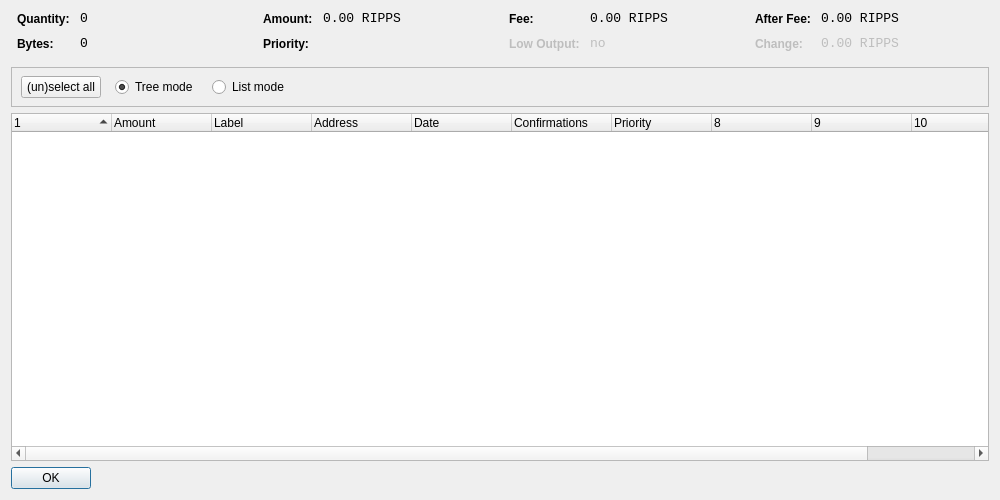
<?xml version="1.0" encoding="UTF-8"?>
<ui version="4.0">
 <class>CoinControlDialog</class>
 <widget class="QDialog" name="CoinControlDialog">
  <property name="geometry">
   <rect>
    <x>0</x>
    <y>0</y>
    <width>1000</width>
    <height>500</height>
   </rect>
  </property>
  <property name="windowTitle">
   <string>Coin Control</string>
  </property>
  <layout class="QVBoxLayout" name="verticalLayout">
   <item>
    <layout class="QHBoxLayout" name="horizontalLayoutTop" stretch="0,0,0,0">
     <property name="topMargin">
      <number>0</number>
     </property>
     <property name="bottomMargin">
      <number>10</number>
     </property>
     <item>
      <layout class="QFormLayout" name="formLayoutCoinControl1">
       <property name="horizontalSpacing">
        <number>10</number>
       </property>
       <property name="verticalSpacing">
        <number>10</number>
       </property>
       <property name="leftMargin">
        <number>6</number>
       </property>
       <property name="rightMargin">
        <number>6</number>
       </property>
       <item row="0" column="0">
        <widget class="QLabel" name="labelCoinControlQuantityText">
         <property name="styleSheet">
          <string notr="true">font-weight:bold;</string>
         </property>
         <property name="text">
          <string>Quantity:</string>
         </property>
        </widget>
       </item>
       <item row="0" column="1">
        <widget class="QLabel" name="labelCoinControlQuantity">
         <property name="font">
          <font>
           <family>Monospace</family>
           <pointsize>10</pointsize>
          </font>
         </property>
         <property name="cursor">
          <cursorShape>IBeamCursor</cursorShape>
         </property>
         <property name="contextMenuPolicy">
          <enum>Qt::ActionsContextMenu</enum>
         </property>
         <property name="text">
          <string notr="true">0</string>
         </property>
         <property name="textInteractionFlags">
          <set>Qt::LinksAccessibleByMouse|Qt::TextSelectableByKeyboard|Qt::TextSelectableByMouse</set>
         </property>
        </widget>
       </item>
       <item row="1" column="0">
        <widget class="QLabel" name="labelCoinControlBytesText">
         <property name="styleSheet">
          <string notr="true">font-weight:bold;</string>
         </property>
         <property name="text">
          <string>Bytes:</string>
         </property>
        </widget>
       </item>
       <item row="1" column="1">
        <widget class="QLabel" name="labelCoinControlBytes">
         <property name="font">
          <font>
           <family>Monospace</family>
           <pointsize>10</pointsize>
          </font>
         </property>
         <property name="cursor">
          <cursorShape>IBeamCursor</cursorShape>
         </property>
         <property name="contextMenuPolicy">
          <enum>Qt::ActionsContextMenu</enum>
         </property>
         <property name="text">
          <string notr="true">0</string>
         </property>
         <property name="textInteractionFlags">
          <set>Qt::LinksAccessibleByMouse|Qt::TextSelectableByKeyboard|Qt::TextSelectableByMouse</set>
         </property>
        </widget>
       </item>
      </layout>
     </item>
     <item>
      <layout class="QFormLayout" name="formLayoutCoinControl2">
       <property name="horizontalSpacing">
        <number>10</number>
       </property>
       <property name="verticalSpacing">
        <number>10</number>
       </property>
       <property name="leftMargin">
        <number>6</number>
       </property>
       <property name="rightMargin">
        <number>6</number>
       </property>
       <item row="0" column="0">
        <widget class="QLabel" name="labelCoinControlAmountText">
         <property name="styleSheet">
          <string notr="true">font-weight:bold;</string>
         </property>
         <property name="text">
          <string>Amount:</string>
         </property>
        </widget>
       </item>
       <item row="0" column="1">
        <widget class="QLabel" name="labelCoinControlAmount">
         <property name="font">
          <font>
           <family>Monospace</family>
           <pointsize>10</pointsize>
          </font>
         </property>
         <property name="cursor">
          <cursorShape>IBeamCursor</cursorShape>
         </property>
         <property name="contextMenuPolicy">
          <enum>Qt::ActionsContextMenu</enum>
         </property>
         <property name="text">
          <string notr="true">0.00 RIPPS</string>
         </property>
         <property name="textInteractionFlags">
          <set>Qt::LinksAccessibleByMouse|Qt::TextSelectableByKeyboard|Qt::TextSelectableByMouse</set>
         </property>
        </widget>
       </item>
       <item row="1" column="0">
        <widget class="QLabel" name="labelCoinControlPriorityText">
         <property name="styleSheet">
          <string notr="true">font-weight:bold;</string>
         </property>
         <property name="text">
          <string>Priority:</string>
         </property>
        </widget>
       </item>
       <item row="1" column="1">
        <widget class="QLabel" name="labelCoinControlPriority">
         <property name="font">
          <font>
           <family>Monospace</family>
           <pointsize>10</pointsize>
          </font>
         </property>
         <property name="cursor">
          <cursorShape>IBeamCursor</cursorShape>
         </property>
         <property name="contextMenuPolicy">
          <enum>Qt::ActionsContextMenu</enum>
         </property>
         <property name="text">
          <string/>
         </property>
         <property name="textInteractionFlags">
          <set>Qt::LinksAccessibleByMouse|Qt::TextSelectableByKeyboard|Qt::TextSelectableByMouse</set>
         </property>
        </widget>
       </item>
      </layout>
     </item>
     <item>
      <layout class="QFormLayout" name="formLayoutCoinControl3">
       <property name="horizontalSpacing">
        <number>10</number>
       </property>
       <property name="verticalSpacing">
        <number>10</number>
       </property>
       <property name="leftMargin">
        <number>6</number>
       </property>
       <property name="rightMargin">
        <number>6</number>
       </property>
       <item row="0" column="0">
        <widget class="QLabel" name="labelCoinControlFeeText">
         <property name="styleSheet">
          <string notr="true">font-weight:bold;</string>
         </property>
         <property name="text">
          <string>Fee:</string>
         </property>
        </widget>
       </item>
       <item row="0" column="1">
        <widget class="QLabel" name="labelCoinControlFee">
         <property name="font">
          <font>
           <family>Monospace</family>
           <pointsize>10</pointsize>
          </font>
         </property>
         <property name="cursor">
          <cursorShape>IBeamCursor</cursorShape>
         </property>
         <property name="contextMenuPolicy">
          <enum>Qt::ActionsContextMenu</enum>
         </property>
         <property name="text">
          <string notr="true">0.00 RIPPS</string>
         </property>
         <property name="textInteractionFlags">
          <set>Qt::LinksAccessibleByMouse|Qt::TextSelectableByKeyboard|Qt::TextSelectableByMouse</set>
         </property>
        </widget>
       </item>
       <item row="1" column="0">
        <widget class="QLabel" name="labelCoinControlLowOutputText">
         <property name="enabled">
          <bool>false</bool>
         </property>
         <property name="styleSheet">
          <string notr="true">font-weight:bold;</string>
         </property>
         <property name="text">
          <string>Low Output:</string>
         </property>
        </widget>
       </item>
       <item row="1" column="1">
        <widget class="QLabel" name="labelCoinControlLowOutput">
         <property name="enabled">
          <bool>false</bool>
         </property>
         <property name="font">
          <font>
           <family>Monospace</family>
           <pointsize>10</pointsize>
          </font>
         </property>
         <property name="cursor">
          <cursorShape>IBeamCursor</cursorShape>
         </property>
         <property name="contextMenuPolicy">
          <enum>Qt::ActionsContextMenu</enum>
         </property>
         <property name="text">
          <string notr="true">no</string>
         </property>
         <property name="textInteractionFlags">
          <set>Qt::LinksAccessibleByMouse|Qt::TextSelectableByKeyboard|Qt::TextSelectableByMouse</set>
         </property>
        </widget>
       </item>
      </layout>
     </item>
     <item>
      <layout class="QFormLayout" name="formLayoutCoinControl4">
       <property name="horizontalSpacing">
        <number>10</number>
       </property>
       <property name="verticalSpacing">
        <number>10</number>
       </property>
       <property name="leftMargin">
        <number>6</number>
       </property>
       <property name="rightMargin">
        <number>6</number>
       </property>
       <item row="0" column="0">
        <widget class="QLabel" name="labelCoinControlAfterFeeText">
         <property name="styleSheet">
          <string notr="true">font-weight:bold;</string>
         </property>
         <property name="text">
          <string>After Fee:</string>
         </property>
        </widget>
       </item>
       <item row="0" column="1">
        <widget class="QLabel" name="labelCoinControlAfterFee">
         <property name="font">
          <font>
           <family>Monospace</family>
           <pointsize>10</pointsize>
          </font>
         </property>
         <property name="cursor">
          <cursorShape>IBeamCursor</cursorShape>
         </property>
         <property name="contextMenuPolicy">
          <enum>Qt::ActionsContextMenu</enum>
         </property>
         <property name="text">
          <string notr="true">0.00 RIPPS</string>
         </property>
         <property name="textInteractionFlags">
          <set>Qt::LinksAccessibleByMouse|Qt::TextSelectableByKeyboard|Qt::TextSelectableByMouse</set>
         </property>
        </widget>
       </item>
       <item row="1" column="0">
        <widget class="QLabel" name="labelCoinControlChangeText">
         <property name="enabled">
          <bool>false</bool>
         </property>
         <property name="styleSheet">
          <string notr="true">font-weight:bold;</string>
         </property>
         <property name="text">
          <string>Change:</string>
         </property>
        </widget>
       </item>
       <item row="1" column="1">
        <widget class="QLabel" name="labelCoinControlChange">
         <property name="enabled">
          <bool>false</bool>
         </property>
         <property name="font">
          <font>
           <family>Monospace</family>
           <pointsize>10</pointsize>
          </font>
         </property>
         <property name="cursor">
          <cursorShape>IBeamCursor</cursorShape>
         </property>
         <property name="contextMenuPolicy">
          <enum>Qt::ActionsContextMenu</enum>
         </property>
         <property name="text">
          <string notr="true">0.00 RIPPS</string>
         </property>
         <property name="textInteractionFlags">
          <set>Qt::LinksAccessibleByMouse|Qt::TextSelectableByKeyboard|Qt::TextSelectableByMouse</set>
         </property>
        </widget>
       </item>
      </layout>
     </item>
    </layout>
   </item>
   <item>
    <widget class="QFrame" name="frame">
     <property name="minimumSize">
      <size>
       <width>0</width>
       <height>40</height>
      </size>
     </property>
     <property name="frameShape">
      <enum>QFrame::StyledPanel</enum>
     </property>
     <property name="frameShadow">
      <enum>QFrame::Sunken</enum>
     </property>
     <widget class="QWidget" name="horizontalLayoutWidget">
      <property name="geometry">
       <rect>
        <x>10</x>
        <y>0</y>
        <width>781</width>
        <height>41</height>
       </rect>
      </property>
      <layout class="QHBoxLayout" name="horizontalLayoutPanel" stretch="0,0,0,0,0">
       <property name="spacing">
        <number>14</number>
       </property>
       <item>
        <widget class="QPushButton" name="pushButtonSelectAll">
         <property name="sizePolicy">
          <sizepolicy hsizetype="Maximum" vsizetype="Fixed">
           <horstretch>0</horstretch>
           <verstretch>0</verstretch>
          </sizepolicy>
         </property>
         <property name="text">
          <string>(un)select all</string>
         </property>
        </widget>
       </item>
       <item>
        <widget class="QRadioButton" name="radioTreeMode">
         <property name="sizePolicy">
          <sizepolicy hsizetype="Maximum" vsizetype="Fixed">
           <horstretch>0</horstretch>
           <verstretch>0</verstretch>
          </sizepolicy>
         </property>
         <property name="text">
          <string>Tree mode</string>
         </property>
         <property name="checked">
          <bool>true</bool>
         </property>
        </widget>
       </item>
       <item>
        <widget class="QRadioButton" name="radioListMode">
         <property name="sizePolicy">
          <sizepolicy hsizetype="Maximum" vsizetype="Fixed">
           <horstretch>0</horstretch>
           <verstretch>0</verstretch>
          </sizepolicy>
         </property>
         <property name="text">
          <string>List mode</string>
         </property>
        </widget>
       </item>
       <item>
        <spacer name="horizontalSpacer">
         <property name="orientation">
          <enum>Qt::Horizontal</enum>
         </property>
         <property name="sizeHint" stdset="0">
          <size>
           <width>40</width>
           <height>20</height>
          </size>
         </property>
        </spacer>
       </item>
      </layout>
     </widget>
    </widget>
   </item>
   <item>
    <widget class="CoinControlTreeWidget" name="treeWidget">
     <property name="contextMenuPolicy">
      <enum>Qt::CustomContextMenu</enum>
     </property>
     <property name="sortingEnabled">
      <bool>false</bool>
     </property>
     <property name="columnCount">
      <number>11</number>
     </property>
     <attribute name="headerShowSortIndicator" stdset="0">
      <bool>true</bool>
     </attribute>
     <attribute name="headerStretchLastSection">
      <bool>false</bool>
     </attribute>
     <column>
      <property name="text">
       <string/>
      </property>
     </column>
     <column>
      <property name="text">
       <string>Amount</string>
      </property>
     </column>
     <column>
      <property name="text">
       <string>Label</string>
      </property>
     </column>
     <column>
      <property name="text">
       <string>Address</string>
      </property>
     </column>
     <column>
      <property name="text">
       <string>Date</string>
      </property>
     </column>
     <column>
      <property name="text">
       <string>Confirmations</string>
      </property>
      <property name="toolTip">
       <string>Confirmed</string>
      </property>
     </column>
     <column>
      <property name="text">
       <string>Priority</string>
      </property>
     </column>
     <column>
      <property name="text">
       <string/>
      </property>
     </column>
     <column>
      <property name="text">
       <string/>
      </property>
     </column>
     <column>
      <property name="text">
       <string/>
      </property>
     </column>
     <column>
      <property name="text">
       <string/>
      </property>
     </column>
    </widget>
   </item>
   <item>
    <widget class="QDialogButtonBox" name="buttonBox">
     <property name="sizePolicy">
      <sizepolicy hsizetype="Maximum" vsizetype="Fixed">
       <horstretch>0</horstretch>
       <verstretch>0</verstretch>
      </sizepolicy>
     </property>
     <property name="orientation">
      <enum>Qt::Horizontal</enum>
     </property>
     <property name="standardButtons">
      <set>QDialogButtonBox::Ok</set>
     </property>
    </widget>
   </item>
  </layout>
 </widget>
 <customwidgets>
  <customwidget>
   <class>CoinControlTreeWidget</class>
   <extends>QTreeWidget</extends>
   <header>coincontroltreewidget.h</header>
  </customwidget>
 </customwidgets>
 <resources/>
 <connections/>
</ui>
